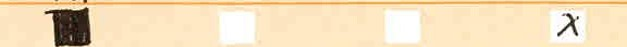
#> input picture tinta2.jpg, 627 x 47 px; its folder holds only this picture in this run
$ python -i proc_imgs.py   (imports and definitions only)   (older library calls are emulated)
#> lines starting #> are read from the running program, lines starting #| are printed output that depends on the picture
# -*- coding: utf-8 -*-
"""
Created on Thu May  2 17:22:37 2024

@author: jeconchao
"""
import numpy as np
import cv2
from itertools import chain
# from simce.apoyo_proc_imgs import get_subpreguntas_completo
import pandas as pd
import re
from dotenv import load_dotenv
from simce.utils import get_mask_imagen, eliminar_o_rellenar_manchas, preparar_mascaras

from config.proc_img import masks, n_pixeles_entre_lineas
import json
import os
import argparse
# [1 line not run here, left out]

VALID_INPUT = {'cuadernillo', 'pagina'}


# [166 lines left out: functions get_insumos, separar_subpreguntas, get_lineas_entre_recuadros, dejar_solo_recuadros_subpregunta, not called in this run]


def get_mascara_lineas_horizontales(img_recuadros:np.ndarray)->np.ndarray:
    ''' Genera máscara que detecta líneas horizontales que separan subpreguntas, para una imagen de recuadros de una pregunta
    completa.

    Args:
        img_recuadros: imagen de recuadros de una pregunta completa.

    Returns:
        mask_lineas_horizontales: máscara que contiene detección de líneas horizontales entre subpreguntas.

    '''

    px_naranjo = get_mask_imagen(img_recuadros,
                                   lower_color=masks['naranjo2']['low'],
                                   upper_color=masks['naranjo2']['up'],
                                   iters=1, revert=True)

    px_azul = get_mask_imagen(img_recuadros,
                                   lower_color=masks['azul2']['low'],
                                   upper_color=masks['azul2']['up'],
                                     eliminar_manchas=None, iters=0)

    px_negro = get_mask_imagen(img_recuadros,
                                   lower_color=masks['negro2']['low'],
                                   upper_color=masks['negro2']['up'],
                                    eliminar_manchas=None, iters=0)

    idx_naranjo = np.where(px_naranjo == 0)
    idx_azul = np.where(px_azul == 0)
    idx_negro =  np.where(px_negro == 0)

    gray = cv2.cvtColor(img_recuadros, cv2.COLOR_BGR2GRAY)
    gray[idx_azul ] = 255
    gray[idx_negro] = 255
    gray[idx_naranjo ] = 0

    gray2 = gray.copy()

    mean_value = np.mean(gray)
    # Replace values above the mean with 255
    gray2[(gray2 > mean_value*.95) ] = 255

    # Replace values below the mean with 0
    gray2[(gray2 < mean_value*.95) ] = 0

    gray_limpio = eliminar_o_rellenar_manchas(gray2,
                                                       orientacion='horizontal',
                                                         limite=100, rellenar=False)[:-10, :-10]

    kernel = cv2.getStructuringElement(cv2.MORPH_RECT, (2, 1))

    gray_dilated = cv2.dilate(gray_limpio, kernel, iterations=2)

    kernel = cv2.getStructuringElement(cv2.MORPH_RECT, (1, 2))

    gray_dilated2 = cv2.dilate(gray_dilated, kernel, iterations=1)

    kernel = cv2.getStructuringElement(cv2.MORPH_RECT, (3, 3))

    gray_eroded = cv2.erode(gray_dilated2, kernel, iterations=2)


    gray_limpio2 = eliminar_o_rellenar_manchas(gray_eroded,
                                                       orientacion='horizontal',
                                                         limite=140, rellenar=True)


    gray_limpio3 = eliminar_o_rellenar_manchas(gray_limpio2,
                                                       orientacion='horizontal',
                                                         limite=220, rellenar=False)

    mask_lineas_horizontales = cv2.bitwise_not(gray_limpio3)


    return mask_lineas_horizontales


# [325 lines left out: functions save_pregunta_completa, get_pages_cuadernillo, get_subpregs_distintas, eliminar_franjas_negras, recorte_imagen, obtener_lineas_horizontales and 5 more, not called in this run]


# def procesamiento_antiguo(media_img):
#     '''Función en desuso. Procesaba imagen para detección de contornos'''

#     gray = cv2.cvtColor(media_img, cv2.COLOR_BGR2GRAY)  # convert roi into gray
#     # Blur=cv2.GaussianBlur(gray,(5,5),1) #apply blur to roi
#     # Canny=cv2.Canny(Blur,10,50) #apply canny to roi
#     _, It = cv2.threshold(gray, 0, 255, cv2.THRESH_OTSU)
#     sx = cv2.Sobel(It, cv2.CV_32F, 1, 0)
#     sy = cv2.Sobel(It, cv2.CV_32F, 0, 1)
#     m = cv2.magnitude(sx, sy)
#     m = cv2.normalize(m, None, 0., 255., cv2.NORM_MINMAX, cv2.CV_8U)
#     m = cv2.ximgproc.thinning(m, None, cv2.ximgproc.THINNING_GUOHALL)
#     kernel = cv2.getStructuringElement(cv2.MORPH_RECT, (3, 3))
#     m = cv2.dilate(m, kernel, iterations=2)


# def select_directorio(tipo_cuadernillo:str, directorios:os.PathLike):
#     '''Selecciona directorio de datos según si se está procesando el cuadernillo
#     de padres o de estudiantes

#     Args:
#         tipo_cuadernillo: "estudiantes" o "padres"
#     '''

#     if tipo_cuadernillo == 'estudiantes':
#         directorio_imagenes = directorios['dir_estudiantes']

#     elif tipo_cuadernillo == 'padres':
#         directorio_imagenes = directorios['dir_padres']

#     return directorio_imagenes

# def borrar_texto_oscuro(gray, limite=200):
#     ''' Función que toma imagen recortada de una pregunta completa y vuelve a recortarla, usando máscaras
#         de forma que solo queden los recuadros de las respuestas de la pregunta, dejando fuera el texto.

#         Args:
#             img_pregunta: imagen de una pregunta completa.
#         Returns:
#             img_recuadro: imagen de recuadros de una pregunta completa

#     '''
#     gray_mean = gray.mean(axis=1)
#     gray_mean_mul10 = np.append(gray_mean, [gray_mean.mean()]* (10 - gray.shape[0] % 10))
#     dark_areas = gray_mean_mul10.reshape(-1, 10).mean(axis=1)
#     pixeles_borrar = np.where(dark_areas< limite)[0] * 10

#     for p in pixeles_borrar:
#         gray[p:p+10] = 255
#     return gray

# def procesamiento_color(img_crop):
#     """
#     Procesa el color de la imagen

#     Args:
#         img_crop (_type_): imagen recortada

#     Returns:
#         canny image
#     """
#     # transformando color
#     gray = cv2.cvtColor(img_crop, cv2.COLOR_BGR2GRAY)
#     # blur = cv2.GaussianBlur(gray, (5, 5), 0)
#     Canny = cv2.Canny(gray, 50, 150, apertureSize=3)

#     return Canny

>>> import cv2
>>> picture = cv2.imread('../tinta2.jpg', cv2.IMREAD_GRAYSCALE)
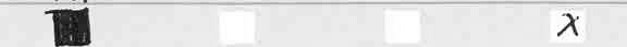
#> picture: shape (47, 627); min 0, max 255, mean 223.1
#> (the run stopped early here; a loop or call above may not have finished)

$ run again, on tinta1.png
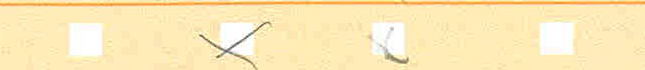
#> input picture tinta1.png, 645 x 70 px
#> `picture = cv2.imread('../tinta2.jpg', cv2.IMREAD_GRAYSCALE)`:
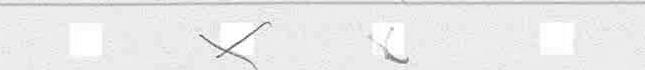
#> picture: shape (70, 645); min 84, max 255, mean 234.1
